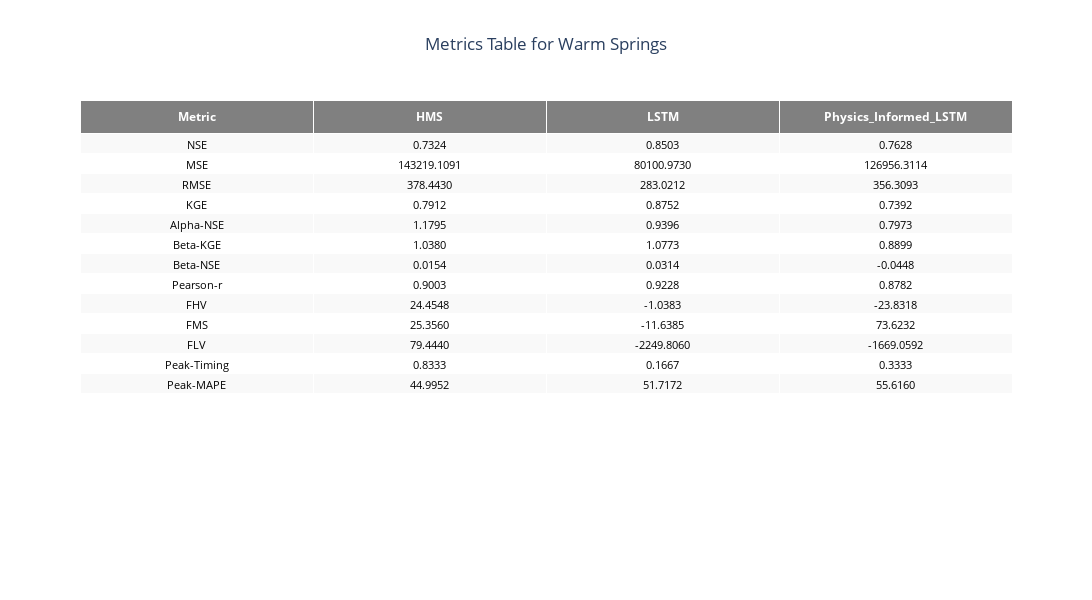

Here is the notebook cell this chart was saved with:
### Code cell
warm_springs_table = create_metrics_table(warm_springs_metrics_df, "Metrics Table for Warm Springs")
warm_springs_table.show()

### Figure 1 — Plotly figure (JSON) as saved in the notebook; plotly's stock layout.template omitted (floating-point values rounded to 4 significant figures)
{"data": [{"cells": {"align": "center", "fill": {"color": [["#F9F9F9", "#FFFFFF", "#F9F9F9", "#FFFFFF", "#F9F9F9", "#FFFFFF", "#F9F9F9", "#FFFFFF", "#F9F9F9", "#FFFFFF", "#F9F9F9", "#FFFFFF", "#F9F9F9", "#F9F9F9", "#FFFFFF", "#F9F9F9", "#FFFFFF", "#F9F9F9", "#FFFFFF", "#F9F9F9", "#FFFFFF", "#F9F9F9", "#FFFFFF", "#F9F9F9", "#FFFFFF", "#F9F9F9", "#F9F9F9", "#FFFFFF", "#F9F9F9", "#FFFFFF", "#F9F9F9", "#FFFFFF", "#F9F9F9", "#FFFFFF", "#F9F9F9", "#FFFFFF", "#F9F9F9", "#FFFFFF", "#F9F9F9"]]}, "font": {"color": "black", "size": 11}, "format": [null, ".4f", ".4f", ".4f"], "values": [["NSE", "MSE", "RMSE", "KGE", "Alpha-NSE", "Beta-KGE", "Beta-NSE", "Pearson-r", "FHV", "FMS", "FLV", "Peak-Timing", "Peak-MAPE"], [0.7324, 143200.0, 378.4, 0.7912, 1.18, 1.038, 0.01544, 0.9003, 24.45, 25.36, 79.44, 0.8333, 45.0], [0.8503, 80100.0, 283.0, 0.8752, 0.9396, 1.077, 0.03144, 0.9228, -1.038, -11.64, -2250.0, 0.1667, 51.72], [0.7628, 127000.0, 356.3, 0.7392, 0.7973, 0.8899, -0.04478, 0.8782, -23.83, 73.62, -1669.0, 0.3333, 55.62]]}, "header": {"align": "center", "fill": {"color": "grey"}, "font": {"color": "white", "size": 12}, "values": ["<b>Metric</b>", "<b>HMS</b>", "<b>LSTM</b>", "<b>Physics_Informed_LSTM</b>"]}, "type": "table"}], "layout": {"height": 600, "title": {"text": "Metrics Table for Warm Springs", "x": 0.5}, "width": 1200}}
